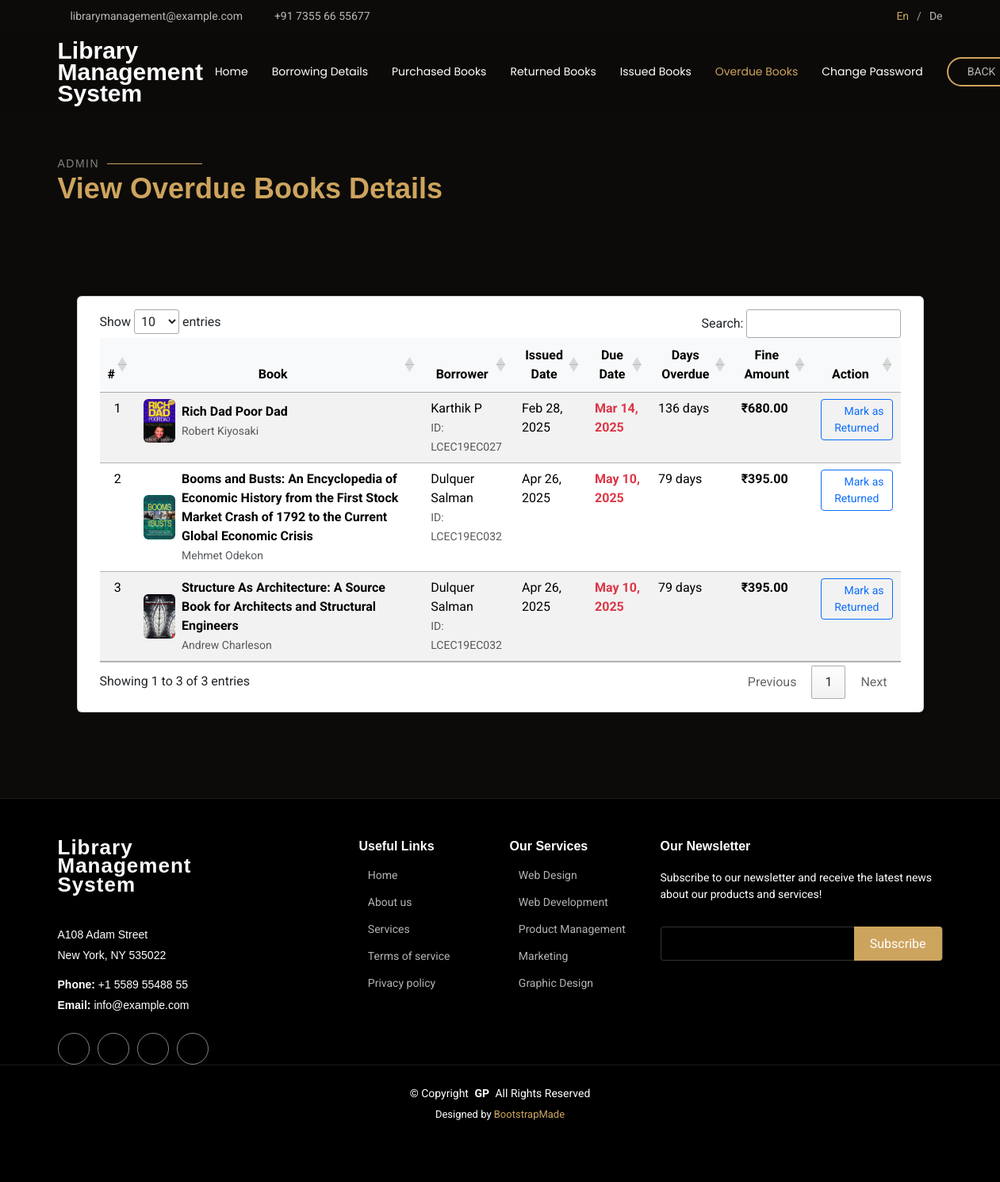
Screenshot of /admin_overdue_books/ with the database file from the repository.
### home/models.py (models this page shows, shortened)
class Borrowing_details(models.Model):
    STATUS_CHOICES = [
        ('Pending', 'Pending'),
        ('Approved', 'Approved'),
        ('Rejected', 'Rejected'),
        ('Returned', 'Returned'),
    ]
    book_id = models.ForeignKey(Book, on_delete=models.CASCADE)
    member_id = models.ForeignKey(Member, on_delete=models.CASCADE)
    borrowed_date = models.DateField(default=timezone.now)
    approved = models.BooleanField(default=False)
    approved_by = models.ForeignKey(User, on_delete=models.SET_NULL, null=True, blank=True, related_name='approved_request')
    approved_date = models.DateTimeField(null=True, blank=True)
    due_date = models.DateField(null=True, blank=True)
    returned = models.BooleanField(default=False)
    returned_date = models.DateField(blank=True, null=True)
    status = models.CharField(max_length=20, choices=STATUS_CHOICES, default='Pending')
    fine_amount = models.DecimalField(max_digits=10, decimal_places=2, default=0.00)
    days_overdue = models.DecimalField(max_digits=10, decimal_places=2,null=True)
    fine_paid = models.BooleanField(default=False)
    def calculate_fine(self):
        if self.fine_paid or self.returned:
            return
        today = timezone.now().date()
        if self.due_date and today > self.due_date:
            days_late = (today - self.due_date).days
            self.fine_amount = days_late * 5  # ₹5 per day late
            self.save()

class Book(models.Model):
    title = models.CharField(max_length=255)
    author = models.CharField(max_length=255)
    isbn = models.CharField(max_length=100, unique=True)
    author = models.CharField(max_length=255)
    publication_date = models.DateField()
    genres = models.CharField(max_length=150)
    copies_available = models.PositiveBigIntegerField(default=1)
    description = models.TextField(blank=True, null=True)
    book_cover = models.ImageField(upload_to="book_cover/", default='book_cover/default_cover.jpg')
    book_upload = models.FileField(upload_to="e-book/", default='e-book/default_book.jpg')
    rate = models.DecimalField(max_digits=5, decimal_places=2, default=0.00)

class Member(models.Model):
    member_id = models.ForeignKey(User, on_delete=models.CASCADE)
    student_id = models.CharField(max_length=150)
    department = models.CharField(max_length=255)
    year_of_study = models.IntegerField()
    phone_number = models.IntegerField()
    address = models.CharField(max_length=255)
    profile_picture = models.ImageField(upload_to='images/', default='images/default_profile.jpg')
    status = models.BooleanField(default=False)

class User(AbstractUser):
    usertype = models.CharField(max_length=100)

### home/views.py (the view)
# urls.py: path('admin_overdue_books/', views.admin_overdue, name='admin_overdue_books'),
def admin_overdue(request):
    today = timezone.now().date()
    overdue_books = Borrowing_details.objects.filter(
        due_date__lt=today,
        returned=False
    ).order_by('due_date')
    for record in overdue_books:
        record.days_overdue = (today - record.due_date).days
        record.calculate_fine()
    return render(request, 'admin-overdue-books.html',
                  {'overdue_books': overdue_books,})

### home/templates/admin-overdue-books.html (shortened to what this page needs)
{% load static %}
<!DOCTYPE html>
<html lang="en">
<head>
  <link href="{% static 'assets/vendor/bootstrap/css/bootstrap.min.css' %}" rel="stylesheet">
  <link href="{% static 'assets/vendor/bootstrap-icons/bootstrap-icons.css' %}" rel="stylesheet">
  <link href="{% static 'assets/vendor/aos/aos.css' %}" rel="stylesheet">
  <link href="{% static 'assets/vendor/swiper/swiper-bundle.min.css' %}" rel="stylesheet">
  <link href="{% static 'assets/vendor/glightbox/css/glightbox.min.css' %}" rel="stylesheet">
  <link href="{% static 'assets/css/main.css' %}" rel="stylesheet">
    <link rel="stylesheet" type="text/css" href="https://cdn.datatables.net/1.11.5/css/jquery.dataTables.css">
</head>
<body class="starter-page-page">
  <header id="header" class="header fixed-top position-relative">
    <div class="topbar d-flex align-items-center">
      <div class="container d-flex justify-content-center justify-content-md-between">
        <div class="contact-info d-flex align-items-center">
          <i class="bi bi-envelope d-flex align-items-center"><a href="mailto:contact@example.com">librarymanagement@example.com</a></i>
          <i class="bi bi-phone d-flex align-items-center ms-4"><span>+91 7355 66 55677</span></i>
        </div>
        <div class="languages d-none d-md-flex align-items-center">
          <ul>
            <li>En</li>
            <li><a href="#">De</a></li>
          </ul>
        </div>
      </div>
    </div>
    <div class="branding d-flex align-items-cente">
      <div class="container position-relative d-flex align-items-center justify-content-between">
        <a href="{% url 'homepage' %}" class="logo d-flex align-items-center me-auto me-xl-0">
          <h1 class="sitename" style="line-height: 0.9;">Library<br>Management<br>System</h1><br>
        </a>
        <nav id="navmenu" class="navmenu">
          <ul>
            <li><a href="/homepage">Home<br></a></li>
            <li><a href="/borrowing_list">Borrowing Details</a></li>
            <li><a href="/puchased_books">Purchased Books</a></li>
            <li><a href="/returned_books">Returned Books</a></li>
            <li><a href="/admin_issuedbooks">Issued Books</a></li>
            <li><a href="/admin_overdue_books" class="active">Overdue Books </a></li>
            <li><a href="/change_password">Change Password</a></li>
          </ul>
        </nav>
        <a class="btn-book-a-table d-none d-xl-block" href="/homepage">BACK</a>
      </div>
    </div>
  </header>
  <main class="main">
    <section id="starter-section" class="starter-section section">
      <div class="container section-title" data-aos="fade-up">
        <h2>Admin</h2>
        <p>View Overdue Books Details<br></p>
      </div>
        <div class="container py-4">
            {% if not overdue_books %}
            <div class="alert alert-success">
                <i class="bi bi-check-circle me-2"></i>
                No overdue books currently!
            </div>
            {% else %}
            <div class="container" data-aos="fade-up">
                <section class="py-4">
                    <div class="container">
                        <div class="card shadow-sm">
                            <div class="card-body">
                                <div class="container-fluid table-responsive">
                                    <table class="table table-hover table-striped" id="overdueTable" >
                                        <!-- <colgroup>
                                            <col width="5%">
                                            <col width="15%">
                                            <col width="20%">
                                            <col width="35%">
                                            <col width="15%">
                                            <col width="10%">
                                        </colgroup> -->
                                        <thead class="table-light">
                                            <tr>
                                                <th class="text-center">#</th>
                                                <th class="text-center">Book</th>
                                                <th class="text-center">Borrower</th>
                                                <th class="text-center">Issued Date</th>
                                                <th class="text-center">Due Date</th>
                                                <th class="text-center">Days Overdue</th>
                                                <th class="text-center">Fine Amount</th>
                                                <th class="text-center">Action</th>
                                            </tr>
                                        </thead>
                                        <tbody>
                                            {% for book in overdue_books %}
                                            <tr>
                                                <td class="text-center" >{{ forloop.counter }}</td>
                                                <td>
                                                    <div class="d-flex align-items-center">
                                                        <img src="{{ book.book_id.book_cover.url }}"
                                                            class="rounded me-2"
                                                            width="40"
                                                            alt="{{ book.book_id.title }}">
                                                        <div>
                                                            <strong>{{ book.book_id.title }}</strong><br>
                                                            <small class="text-muted">{{ book.book_id.author }}</small>
                                                        </div>
                                                    </div>
                                                </td>
                                                <td>
                                                    {{ book.member_id.member_id.first_name }} {{ book.member_id.member_id.last_name }}<br>
                                                    <small class="text-muted">ID: {{ book.member_id.student_id }}</small>
                                                </td>
                                                <td>{{ book.approved_date|date:"M d, Y" }}</td>
                                                <td class="fw-bold text-danger">{{ book.due_date|date:"M d, Y" }}</td>
                                                <td>{{ book.days_overdue }} days</td>
                                                <td class="fw-bold">₹{{ book.fine_amount|floatformat:2 }}</td>
                                                <td>
                                                    <a href="{% url 'admin_mark_returned' book.book_id.id book.member_id.id %}"
                                                    class="btn btn-sm btn-outline-primary mb-2 return-link">
                                                    <i class="bi bi-check-circle me-1"></i> Mark as Returned
                                                    </a>
                                                </td>
                                            </tr>
                                            {% endfor %}
                                        </tbody>
                                    </table>
                                </div>
                            </div>
                        </div>
                    </div>
                </section>
              </div>
            {% endif %}
        </div>
    </section>
  </main>
  <footer id="footer" class="footer dark-background">
    <div class="footer-top">
      <div class="container">
        <div class="row gy-4">
          <div class="col-lg-4 col-md-6 footer-about">
            <a href="#" class="logo d-flex align-items-center">
              <span class="sitename" style="line-height: 0.9;">Library<br>Management<br>System</span>
            </a>
            <div class="footer-contact pt-3">
              <p>A108 Adam Street</p>
              <p>New York, NY 535022</p>
              <p class="mt-3"><strong>Phone:</strong> <span>+1 5589 55488 55</span></p>
              <p><strong>Email:</strong> <span>info@example.com</span></p>
            </div>
            <div class="social-links d-flex mt-4">
              <a href=""><i class="bi bi-twitter-x"></i></a>
              <a href=""><i class="bi bi-facebook"></i></a>
              <a href=""><i class="bi bi-instagram"></i></a>
              <a href=""><i class="bi bi-linkedin"></i></a>
            </div>
          </div>
          <div class="col-lg-2 col-md-3 footer-links">
            <h4>Useful Links</h4>
            <ul>
              <li><i class="bi bi-chevron-right"></i> <a href="#"> Home</a></li>
              <li><i class="bi bi-chevron-right"></i> <a href="#"> About us</a></li>
              <li><i class="bi bi-chevron-right"></i> <a href="#"> Services</a></li>
              <li><i class="bi bi-chevron-right"></i> <a href="#"> Terms of service</a></li>
              <li><i class="bi bi-chevron-right"></i> <a href="#"> Privacy policy</a></li>
            </ul>
          </div>
          <div class="col-lg-2 col-md-3 footer-links">
            <h4>Our Services</h4>
            <ul>
              <li><i class="bi bi-chevron-right"></i> <a href="#"> Web Design</a></li>
              <li><i class="bi bi-chevron-right"></i> <a href="#"> Web Development</a></li>
              <li><i class="bi bi-chevron-right"></i> <a href="#"> Product Management</a></li>
              <li><i class="bi bi-chevron-right"></i> <a href="#"> Marketing</a></li>
              <li><i class="bi bi-chevron-right"></i> <a href="#"> Graphic Design</a></li>
            </ul>
          </div>
          <div class="col-lg-4 col-md-12 footer-newsletter">
            <h4>Our Newsletter</h4>
            <p>Subscribe to our newsletter and receive the latest news about our products and services!</p>
            <form action="forms/newsletter.php" method="post" class="php-email-form">
              <div class="newsletter-form"><input type="email" name="email"><input type="submit" value="Subscribe"></div>
            </form>
          </div>
        </div>
      </div>
    </div>
    <div class="copyright">
      <div class="container text-center">
        <p>© <span>Copyright</span> <strong class="px-1 sitename">GP</strong> <span>All Rights Reserved</span></p>
        <div class="credits">
          Designed by <a href="https://bootstrapmade.com/">BootstrapMade</a>
        </div>
      </div>
    </div>
  </footer>
</body>
</html>

### rows the page displays
Borrowing_details: book_id.book_cover (picture), book_id "Rich Dad Poor Dad", book_id.author "Robert Kiyosaki", member_id.member_id.first_name "Karthik", member_id.member_id.last_name "P", member_id.student_id "LCEC19EC027", approved_date "Feb 28, 2025", due_date "Mar 14, 2025", days_overdue "136", fine_amount "680.00"
Borrowing_details: book_id.book_cover (picture), book_id "Booms and Busts: An Encyclopedia of Economic History from the First Stock Market Crash of 1792 to the Current Global Economic Crisis", book_id.author "Mehmet Odekon", member_id.member_id.first_name "Dulquer", member_id.member_id.last_name "Salman", member_id.student_id "LCEC19EC032", approved_date "Apr 26, 2025", due_date "May 10, 2025", days_overdue "79", fine_amount "395.00"
Borrowing_details: book_id.book_cover (picture), book_id "Structure As Architecture: A Source Book for Architects and Structural Engineers", book_id.author "Andrew Charleson", member_id.member_id.first_name "Dulquer", member_id.member_id.last_name "Salman", member_id.student_id "LCEC19EC032", approved_date "Apr 26, 2025", due_date "May 10, 2025", days_overdue "79", fine_amount "395.00"
